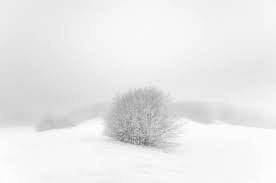
#> input picture LAB2/input_enhanced.jpg, 276 x 183 px
$ python pso.py
#> lines starting #> are read from the running program, lines starting #| are printed output that depends on the picture; after the words box and inside, x2 and y2 are one past the last pixel; in counts of white or black regions, pixels touching at a corner belong together
#> the answer given: input_enhanced.jpg
#> in main, image is the input picture: shape (183, 276, 3); min 110, max 255, mean 233.6
import cv2
import numpy as np
import os
from skimage.measure import shannon_entropy
from skimage.filters import sobel


# ---------------- Fitness Function ----------------
def fitness_function(image, alpha=0.7, beta=0.3):
#> called with alpha = 0.7, beta = 0.3
    gray = cv2.cvtColor(image, cv2.COLOR_BGR2GRAY)
    entropy = shannon_entropy(gray)
#> entropy = 0.0035
    edges = sobel(gray)
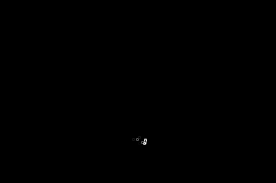
#> edges: shape (183, 276) float64; min 0, max 0.0537, mean 1.97e-05; drawn with min black and max white
    edge_strength = np.mean(edges)
#> edge_strength = 1.97e-05
    return alpha * entropy + beta * edge_strength


# ---------------- Image Enhancement ----------------
def enhance_image(img, contrast, brightness):
    return cv2.convertScaleAbs(img, alpha=contrast, beta=brightness)


# ---------------- Particle Swarm Optimization ----------------
def pso_optimize(image, num_particles=15, max_iter=30, alpha=0.7, beta=0.3):
    contrast_range = (0.5, 3.0)
    brightness_range = (-50, 50)

    particles = np.random.rand(num_particles, 2)
    particles[:, 0] = contrast_range[0] + particles[:, 0] * (contrast_range[1] - contrast_range[0])
    particles[:, 1] = brightness_range[0] + particles[:, 1] * (brightness_range[1] - brightness_range[0])

    velocities = np.random.uniform(-1, 1, (num_particles, 2))

    personal_best_positions = particles.copy()
    personal_best_scores = np.array([
        fitness_function(enhance_image(image, c, b), alpha, beta)
        for c, b in particles
    ])
#> in enhance_image (call 5), `return cv2.convertScaleAbs(img, alpha=contrast, beta=brightness)`: returned value: shape (183, 276, 3); every value is 255
#> in fitness_function (call 5), `gray = cv2.cvtColor(image, cv2.COLOR_BGR2GRAY)`: gray: shape (183, 276); every value is 255
#> in fitness_function (call 5), `edges = sobel(gray)`: edges: shape (183, 276) float64; every value is 0
#> in enhance_image (call 7), `return cv2.convertScaleAbs(img, alpha=contrast, beta=brightness)`:
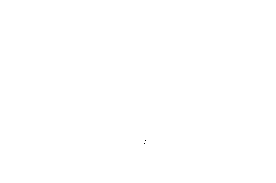
#> returned value: shape (183, 276, 3); values 254 (black) and 255 (white), 100% white; black in thin lines or dots, all inside (x1, y1, x2, y2) = (144, 140, 146, 144)
#> in enhance_image (call 8), `return cv2.convertScaleAbs(img, alpha=contrast, beta=brightness)`:
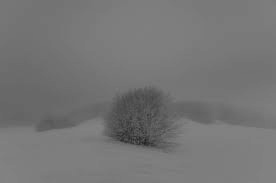
#> returned value: shape (183, 276, 3); min 33, max 131, mean 117
#> in fitness_function (call 8), `entropy = shannon_entropy(gray)`: entropy = 4.66
#> in fitness_function (call 8), `edges = sobel(gray)`:
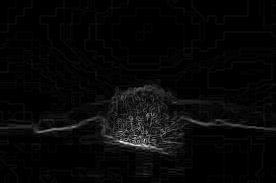
#> edges: shape (183, 276) float64; min 0, max 0.147, mean 0.0043; drawn with min black and max white
#> in fitness_function (call 8), `edge_strength = np.mean(edges)`: edge_strength = 0.0043
#> in enhance_image (call 9), `return cv2.convertScaleAbs(img, alpha=contrast, beta=brightness)`:
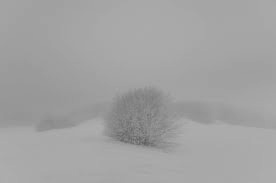
#> returned value: shape (183, 276, 3); min 94, max 174, mean 161.8
#> in enhance_image (call 13), `return cv2.convertScaleAbs(img, alpha=contrast, beta=brightness)`:
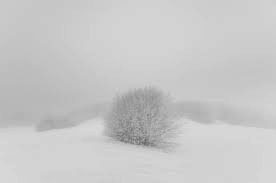
#> returned value: shape (183, 276, 3); min 102, max 217, mean 199.9
#> personal_best_scores = [0.00246, 0.00246, 0.033, 0.00644, 0, 0, 0.000445, 3.26, 3.19, 0, 0, 0.00747, 3.41, 3.03, 0.0204]

    global_best_index = np.argmax(personal_best_scores)
#> global_best_index = 12
    global_best_position = personal_best_positions[global_best_index].copy()
#> global_best_position = [0.796, 13.99]
    global_best_score = personal_best_scores[global_best_index]
#> global_best_score = 3.41

    w, c1, c2 = 0.7, 1.5, 1.5

    for iteration in range(max_iter):
        for i in range(num_particles):
            r1, r2 = np.random.rand(2)
            velocities[i] = (
                w * velocities[i]
                + c1 * r1 * (personal_best_positions[i] - particles[i])
                + c2 * r2 * (global_best_position - particles[i])
            )
            particles[i] += velocities[i]

            particles[i, 0] = np.clip(particles[i, 0], *contrast_range)
            particles[i, 1] = np.clip(particles[i, 1], *brightness_range)

            enhanced = enhance_image(image, particles[i, 0], particles[i, 1])
            score = fitness_function(enhanced, alpha, beta)

            if score > personal_best_scores[i]:
                personal_best_scores[i] = score
                personal_best_positions[i] = particles[i].copy()

        best_idx = np.argmax(personal_best_scores)
        if personal_best_scores[best_idx] > global_best_score:
            global_best_score = personal_best_scores[best_idx]
            global_best_position = personal_best_positions[best_idx].copy()

        print(f"Iteration {iteration+1}/{max_iter}, Best Score: {global_best_score:.4f}")
#> this loop made 30 passes
#> (best_idx, global_best_score, global_best_position) on passes 1, 2, 3, 12, 13, 14, 15, 19: (7, 3.57, [0.918, -37.8]), (7, 3.64, [1.09, -35.36]), (8, 3.64, [1.18, -50]), (13, 3.64, [1.19, -50]), (2, 3.64, [1.19, -50]), (5, 3.64, [1.18, -50]), (4, 3.64, [1.19, -50]), (3, 3.64, [1.2, -50])
#> best_idx on passes 4 to 9: 8, 8, 8, 8, 8, 8
#| Iteration 1/30, Best Score: 3.5720
#| Iteration 2/30, Best Score: 3.6413
#| Iteration 3/30, Best Score: 3.6415
#| Iteration 4/30, Best Score: 3.6415
#| Iteration 5/30, Best Score: 3.6415
#| Iteration 6/30, Best Score: 3.6415
#| Iteration 7/30, Best Score: 3.6415
#| Iteration 8/30, Best Score: 3.6415
#> (further printed lines are left out)

    return global_best_position, global_best_score


# ---------------- Interactive Run ----------------
def main():
    # Ask user for input image
    input_path = input("Enter input image file name (with extension, e.g., input.jpg): ").strip()

    if not os.path.exists(input_path):
        print(f"Error: File '{input_path}' not found.")
        return

    # Auto-generate output file name
    base, ext = os.path.splitext(input_path)
    output_path = f"{base}_enhanced{ext}"

    # Load image
    image = cv2.imread(input_path)

    # Run PSO
    best_params, best_score = pso_optimize(image)
    best_contrast, best_brightness = best_params
    print(f"Optimal Contrast: {best_contrast:.3f}, Optimal Brightness: {best_brightness:.3f}")
#| Optimal Contrast: 1.197, Optimal Brightness: -50.000

    # Apply enhancement
    enhanced = enhance_image(image, best_contrast, best_brightness)

    # Save output
    cv2.imwrite(output_path, enhanced)
    print(f"Enhanced image saved as {output_path}")


if __name__ == "__main__":
    main()
